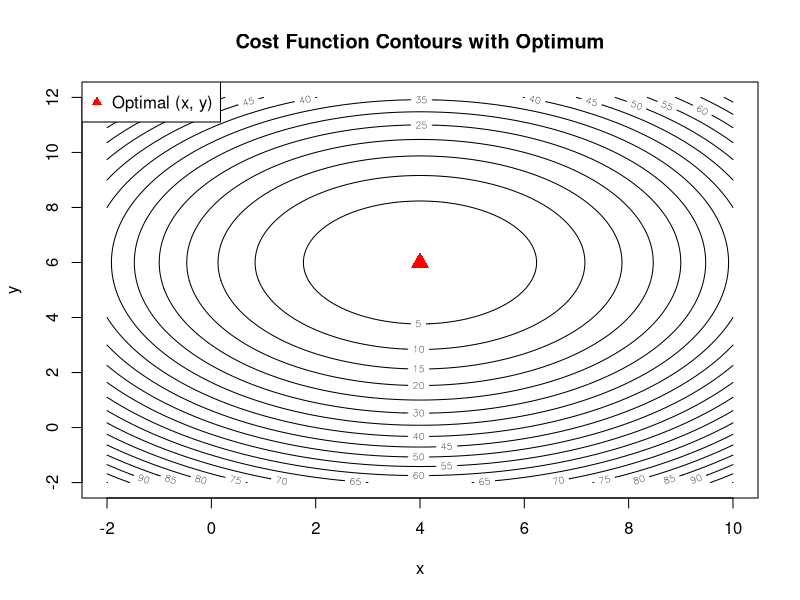

The R source for this figure:
# Fills a gap from Chapter 16: nonlinearprogramming.r jumps straight into
# a constrained nloptr problem. Base R's optim() handles the simpler
# UNCONSTRAINED case and is usually taught first as a stepping stone.

# minimize a simple cost function: cost = (x - 4)^2 + (y - 6)^2
# (this has an obvious minimum at x=4, y=6, useful for checking optim() works)
cost_fn <- function(params) {
  x <- params[1]
  y <- params[2]
  (x - 4)^2 + (y - 6)^2
}

# par = starting guess; fn = the function to minimize
# method = "BFGS" is a common general-purpose gradient-based algorithm
result <- optim(par = c(0, 0), fn = cost_fn, method = "BFGS")

result$par     # the x, y values that minimize the function
result$value   # the minimum function value achieved
result$convergence  # 0 means it converged successfully

# --- chart: contour plot of the cost surface with the minimum marked -
# the standard way to visualize what an optimizer is searching over ---
x_seq <- seq(-2, 10, length.out = 100)
y_seq <- seq(-2, 12, length.out = 100)
z_grid <- outer(x_seq, y_seq, function(x, y) (x - 4)^2 + (y - 6)^2)

contour(x_seq, y_seq, z_grid, nlevels = 15,
        main = "Cost Function Contours with Optimum", xlab = "x", ylab = "y")
points(result$par[1], result$par[2], col = "red", pch = 17, cex = 1.8)
legend("topleft", legend = "Optimal (x, y)", col = "red", pch = 17)

# optim() minimizes by default; to MAXIMIZE a function, minimize its
# negative instead
profit_fn <- function(x) -(-(x - 5)^2 + 20)   # negated so optim still minimizes
optim(par = 0, fn = profit_fn, method = "Brent", lower = -10, upper = 20)
